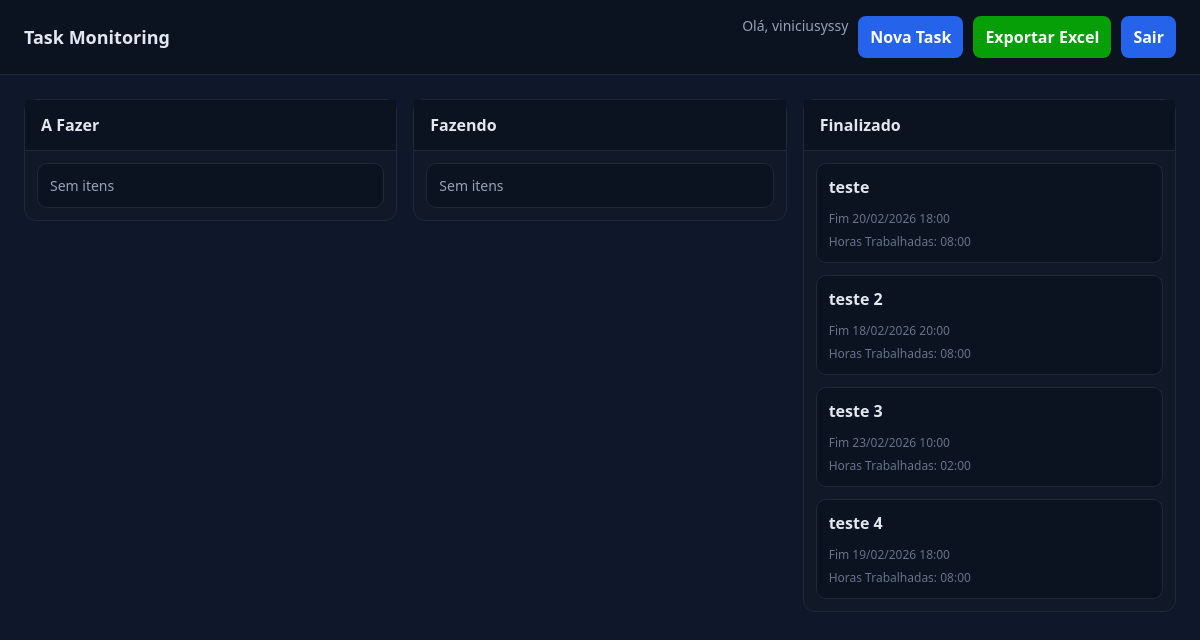
Page /kanban/ (signed in) on the committed database.
### tasks/models.py (models this page shows, shortened)
class Task(models.Model): # models.Model indicia a classe base que sabe salvar algo no banco de dados. Sem isso é só python normal.
    STATUS_CHOICES = [
        ('todo', 'A Fazer'),
        ('doing', 'Fazendo'),
        ('done', 'Finalizado'),
    ]
    title = models.CharField(max_length=200) # Criando coluna de titulo com maximo de 200 caracteres.and
    description = models.TextField(null=True, blank=True) # Criando coluna de descricao que armazena texto longo
    user = models.ForeignKey(User, on_delete=models.CASCADE) # Criando relacao para indicar que a task pertence a um usuario. onDelete diz que caso o user seja deletado as tarefas dele tambem sejam.
    status = models.CharField(
        max_length=10,
        choices=STATUS_CHOICES,
        default='todo'
    )
    email = models.EmailField(max_length=200, null=True) # Criando coluna de email com maximo de 200 caracteres.
    start_time = models.DateTimeField(null=True, blank=True) # Criando coluna de data e hora de inicio onde o banco e o formulario aceitam nulo/vazio.
    end_time = models.DateTimeField(null=True, blank=True) # mesmo conceito de start_time.
    created_at = models.DateTimeField(auto_now_add=True) # Criando coluna de data e hora que o django automaticamente salva quando a task é criada.
    worked_hours = models.FloatField(null=True, blank=True, default=0.0) # Criando coluna de horas trabalhadas que armazena a hora em float.
    def calculate_worked_hours(self):
        if not self.start_time or not self.end_time: # tratativa de erros, para caso nao tenha hora, ele nao calcule
            return 0
        start = timezone.localtime(self.start_time) # criando variavel local para trabalhar com a hora de inicio da task.
        end = timezone.localtime(self.end_time) # criando variavel local para trabalhar com a hora de fim da task.
        total_seconds = 0 # variavel que acumulará o tempo útil em segundos
        current = start # variavel que vou iterar do inicio ao fim da task, verificando os dias úteis.
        while current < end: # loop que vai percorrer dia por dia
            next_day = (current + timedelta(days=1)).replace(  # pegando o proximo dia e zerando a hora para facilitar a comparacao
                hour=0, minute=0, second=0, microsecond=0
            )
            period_end = min(next_day, end) # definindo o fim do periodo como o proximo dia ou o fim da task, o que vier primeiro.
            if current.weekday() < 5:  # Verifica se é um dia útil (0-4 correspondem a segunda a sexta)
                day = current.date() # pegando a data do dia atual da iteracao
                work_start = current.replace(year=day.year, month=day.month, day=day.day, hour=9, minute=0, second=0, microsecond=0) # criando variavel para receber o inicio do periodo de trabalho
                work_end = current.replace(year=day.year, month=day.month, day=day.day, hour=18, minute=0, second=0, microsecond=0) # criando variavel para receber o fim do periodo de trabalho
                lunch_start = current.replace(year=day.year, month=day.month, day=day.day, hour=12, minute=0, second=0, microsecond=0) # criando variavel para receber o inicio do almoço
                lunch_end = current.replace(year=day.year, month=day.month, day=day.day, hour=13, minute=0, second=0, microsecond=0) # criando variavel para receber o fim do almoço
                maxStart = max(current, work_start) # definindo o inicio do periodo de trabalho como o maior valor entre a hora atual e o inicio do periodo de trabalho
                minEnd = min(period_end, work_end) # definindo o fim do periodo de trabalho como o menor valor entre o fim do periodo e o fim do periodo de trabalho
                if maxStart < minEnd:
                    worked_period = (minEnd - maxStart).total_seconds()
                    verify_start = max(maxStart, lunch_start) # verificando se o inicio do periodo de trabalho é maior que o inicio do almoço, se for, ele define o inicio do periodo util como o inicio do almoço, caso contrario ele continua com o inicio do periodo de trabalho.
                    verify_end = min(minEnd, lunch_end) # verificando se o fim do periodo de trabalho é menor que o fim do almoço, se for, ele define o fim do periodo util como o fim do almoço, caso contrario ele continua com o fim do periodo de trabalho.
                    if verify_start < verify_end: # se o periodo de trabalho util tiver intersecao com o periodo de almoço, ele subtrai o periodo de almoço do periodo de trabalho util.
                        worked_period -= (verify_end - verify_start).total_seconds()
                    total_seconds += worked_period # acumulando o periodo util em segundos no total de segundos.
            current = next_day # avançando para o próximo dia, repetindo o processo até chegar no fim da task.
        return total_seconds / 3600 # retornando as horas trabalhadas em float.
    def worked_hours_formated(self):
        FloatHours = self.calculate_worked_hours() # obtendo as horas trabalhadas que foram calculadas em float.
        hours = int(FloatHours) # convertendo as horas em inteiro.
        minutes = int((FloatHours - hours) * 60) # convertendo os minutos em inteiro.
        return f"{hours:02d}:{minutes:02d}" # retornando as horas em HH:MM formatados.

### tasks/views.py (the view)
# urls.py: path('kanban/', views.kanban, name='kanban'),
@login_required
def kanban(request): # criando funcao kanban que envia uma requisicao com o usuario logado.
    tasks = Task.objects.filter(user=request.user) # Filtrando no banco para que cada usuario veja somente suas tasks.
    context = { # criando um dicionario HTML para filtrar as tasks por status
        'todo': tasks.filter(status='todo'),
        'doing': tasks.filter(status='doing'),
        'done': tasks.filter(status='done'),
    }
    return render(request, 'task/kanban.html', context) # carrega o template, injeta os dados, gera html e envia a resposta http.

### templates/task/kanban.html (shortened to what this page needs)
{% load static %}
<!DOCTYPE html>
<html lang="pt-br">
<head>
    <link rel="stylesheet" href="{% static 'css/kanban.css' %}?v=1">
</head>
<body>
    <header class="bar">
        <h1>Task Monitoring</h1>
        <div class="top-actions">
            <span class="user">Olá, {{ request.user.username }} </span>
            <a class="btn" href="javascript:void(0)" onclick="openCreateTask()">Nova Task</a>
            <a class="btn" href="{% url 'exportTasksExcel' %}" style="background-color: rgb(7, 159, 7);">Exportar Excel</a>
            <a class="btn" href="{% url 'logout' %}">Sair</a>
        </div>
    </header>
    <main class="wrap">
        <section class="col">
            <h2>A Fazer</h2>
            <div class="list" data-status="todo">
                {% for task in todo %}
                    <article class="card clickable"
                        onclick="openUpdateTask(this)"
                        data-id="{{ task.id }}"
                        data-title="{{ task.title|escape }}"
                        data-description="{{ task.description|escape }}"
                        data-status="{{ task.status }}"
                        data-start-time="{{ task.start_time|date:'Y-m-d\TH:i' }}"
                        data-end-time="{{ task.end_time|date:'Y-m-d\TH:i' }}"
                        data-update-url="/kanban/updateTask/{{ task.id }}/"
                        draggable="true">
                        <div class="title">{{ task.title }}</div>
                        <div class="desc">{{ task.description }}</div>
                        <div class="meta">Criada em {{ task.created_at|date:"d/m/Y H:i" }}</div>
                        <div class="meta">Horas Trabalhadas: {{ task.worked_hours_formated }}</div>
                    </article>
                {% empty %}
                    <article class="card"><div class="desc">Sem itens</div></article>
                {% endfor %}
            </div>
        </section>
        <section class="col">
            <h2>Fazendo</h2>
            <div class="list" data-status="doing">
                {% for task in doing %}
                    <article class="card clickable"
                        onclick="openUpdateTask(this)"
                        data-id="{{ task.id }}"
                        data-title="{{ task.title|escape }}"
                        data-description="{{ task.description|escape }}"
                        data-status="{{ task.status }}"
                        data-start-time="{{ task.start_time|date:'Y-m-d\\TH:i' }}"
                        data-end-time="{{ task.end_time|date:'Y-m-d\\TH:i' }}"
                        data-update-url="/kanban/updateTask/{{ task.id }}/"
                        draggable="true">
                        <div class="title">{{ task.title }}</div>
                        <div class="desc">{{ task.description }}</div>
                        <div class="meta">Início {{ task.start_time|date:"d/m/Y H:i" }}</div>
                        <div class="meta">Horas Trabalhadas: {{ task.worked_hours_formated }}</div>
                    </article>
                {% empty %}
                    <article class="card"><div class="desc">Sem itens</div></article>
                {% endfor %}
            </div>
        </section>
        <section class="col">
            <h2>Finalizado</h2>
            <div class="list" data-status="done">
                {% for task in done %}
                    <article class="card clickable"
                        onclick="openUpdateTask(this)"
                        data-id="{{ task.id }}"
                        data-title="{{ task.title|escape }}"
                        data-description="{{ task.description|escape }}"
                        data-status="{{ task.status }}"
                        data-start-time="{{ task.start_time|date:'Y-m-d\\TH:i' }}"
                        data-end-time="{{ task.end_time|date:'Y-m-d\\TH:i' }}"
                        data-update-url="/kanban/updateTask/{{ task.id }}/"
                        draggable="true">
                        <div class="title">{{ task.title }}</div>
                        <div class="meta">Fim {{ task.end_time|date:"d/m/Y H:i" }}</div>
                        <div class="meta">Horas Trabalhadas: {{ task.worked_hours_formated }}</div>
                    </article>
                {% empty %}
                    <article class="card"><div class="desc">Sem itens</div></article>
                {% endfor %}
            </div>
        </section>
    </main>
</body>
</html>

### static/css/kanban.css (style rules this page uses)
:root { color-scheme: light dark; }
body { margin: 0; font-family: system-ui, -apple-system, Segoe UI, Roboto, Helvetica, Arial, sans-serif; background: #0f172a; color: #e2e8f0; }
.bar { display: flex; align-items: center; justify-content: space-between; padding: 16px 24px; border-bottom: 1px solid #1f2937; background: #0b1220; position: sticky; top: 0; }
.bar h1 { font-size: 18px; margin: 0; }
.bar .user { font-size: 14px; color: #94a3b8; }
.wrap { padding: 24px; display: flex; gap: 16px; align-items: flex-start; }
.col { background: #111827; border: 1px solid #1f2937; border-radius: 12px; overflow: visible; display: flex; flex-direction: column; flex: 1 1 260px; align-self: flex-start !important; }
.col h2 { margin: 0; padding: 14px 16px; font-size: 16px; border-bottom: 1px solid #1f2937; background: #0b1220; }
.list { padding: 12px; display: flex; flex-direction: column; gap: 12px; }
.card { background: #0b1220; border: 1px solid #1f2937; border-radius: 10px; padding: 12px; display: grid; gap: 6px; }
.title { font-weight: 600; }
.desc { font-size: 14px; color: #94a3b8; }
.meta { font-size: 12px; color: #64748b; }
a.btn { padding: 8px 12px; border-radius: 8px; background: #2563eb; color: #fff; text-decoration: none; font-weight: 600; }
.top-actions { display: flex; gap: 10px; }
button, a.btn { padding: 10px 12px; border-radius: 8px; border: 0; background: #2563eb; color: #fff; font-weight: 600; cursor: pointer; text-decoration: none; display: inline-flex; align-items: center; }

### rows in the picture
Task: title "teste", end_time "20/02/2026 18:00", worked_hours_formated "08:00"
Task: title "teste 2", end_time "18/02/2026 20:00", worked_hours_formated "08:00"
Task: title "teste 3", end_time "23/02/2026 10:00", worked_hours_formated "02:00"
Task: title "teste 4", end_time "19/02/2026 18:00", worked_hours_formated "08:00"

### other values in the picture
{{ request.user.username }} "viniciusyssy"
